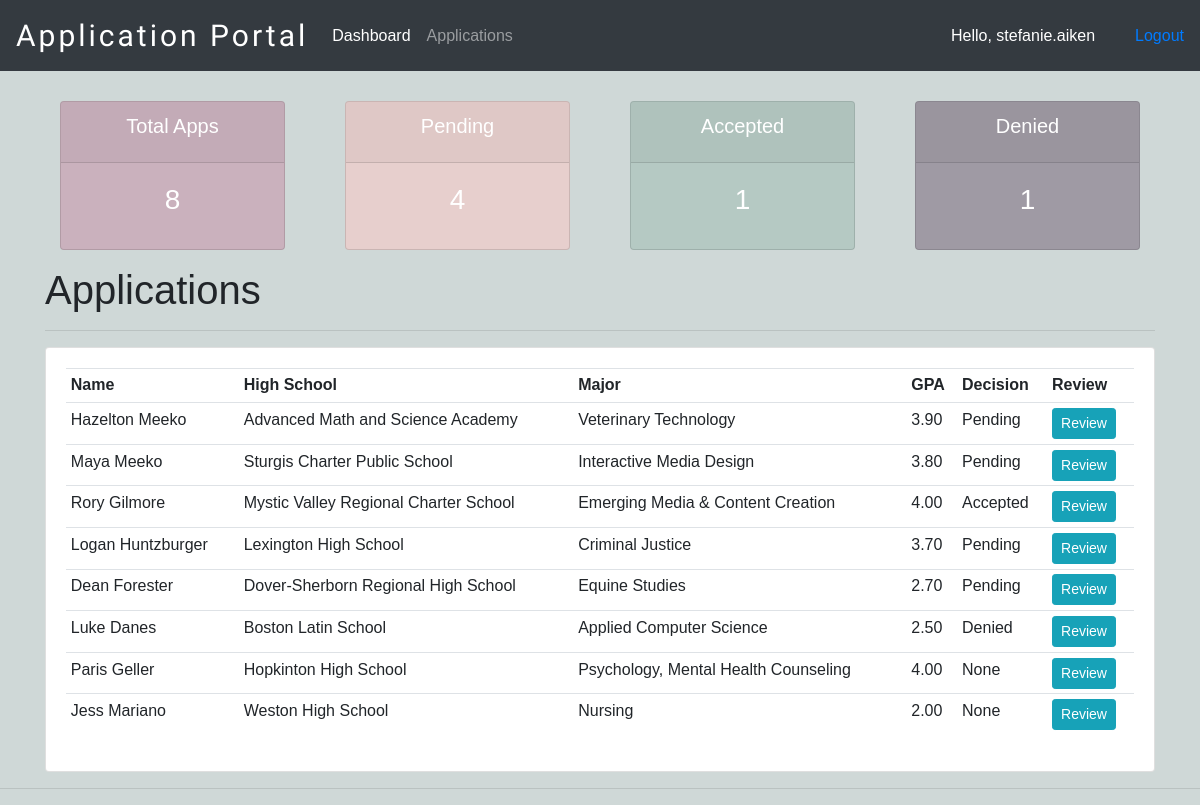
Page / (signed in) on the earlier database version.
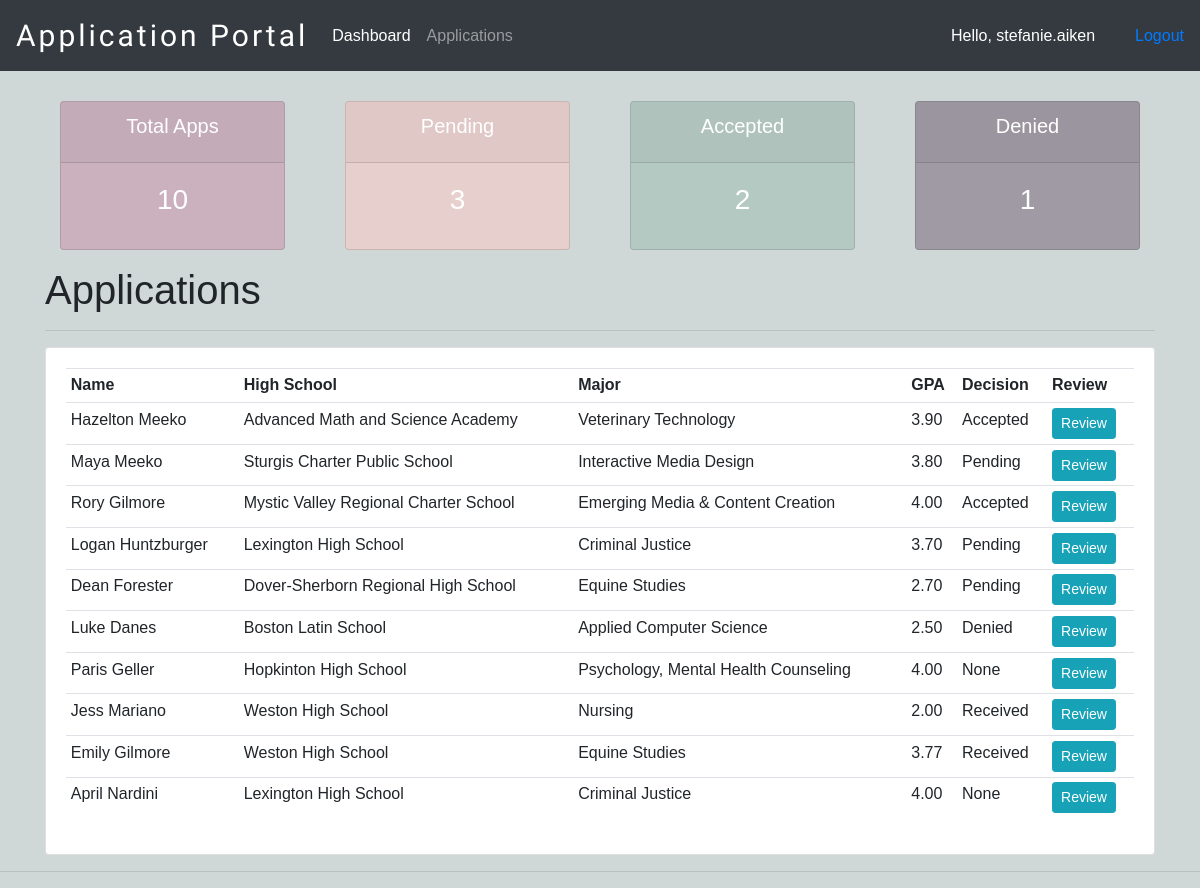
Same page on the later database version.
### appStatus/models.py (models this page shows, shortened)
class Application(models.Model):
    user = models.OneToOneField(User, null=True, on_delete=models.CASCADE)
    name = models.CharField(max_length=200, blank=True, null=True)
    phone = models.CharField(max_length=200, blank=True, null=True)
    email = models.CharField(max_length=200, blank=True, null=True)
    major = models.CharField(max_length=200, blank=True,
                             null=True, choices=MAJOR)
    school = models.CharField(
        max_length=200, blank=True, null=True, choices=SCHOOL)
    GPA = models.FloatField(null=True, blank=True, validators=[
                            MinValueValidator(2), MaxValueValidator(4)])
    status = models.CharField(
        max_length=200, blank=True, null=True, choices=STATUS, default='Received')
    app_submitted = models.CharField(
        max_length=25, blank=True, null=True, choices=SUBMISSION, default='Not Submitted')
    date_created = models.DateTimeField(auto_now_add=True, null=True)

### appStatus/decorators.py (the view)
    def wrapper_function(request, *args, **kwargs):
        group = None
        if request.user.groups.exists():
            group = request.user.groups.all()[0].name
        if group == 'applicant':
            return redirect('user-page')
        if group == 'admin':
            return view_func(request, *args, **kwargs)

### appStatus/views.py (called while the page is built)
@login_required(login_url='login')
@admin_only
def home(request):
    applicants = Application.objects.all()
    total_applicants = applicants.count()
    decision_pending = applicants.filter(status='Pending').count()
    decision_accepted = applicants.filter(status='Accepted').count()
    decision_deny = applicants.filter(status='Denied').count()
    context = {'applicants': applicants, 'total_applicants': total_applicants,
               'decision_pending': decision_pending, 'decision_accepted': decision_accepted, 'decision_deny': decision_deny}
    return render(request, 'appStatus/dashboard.html', context)

### appStatus/templates/appStatus/dashboard.html
{% extends 'appStatus/main.html' %}
{% block content %}
{% include 'appStatus/status.html' %}
<div class="container">
    <div>
        <h1>Applications</h1>
        <hr>
        <div class="card card-body">
            <table class="table table-sm">
                <tr>
                    <th>Name</th>
                    <th>High School</th>
                    <th>Major</th>
                    <th>GPA</th>
                    <th>Decision</th>
                    <th>Review</th>
                </tr>
                {% for applicant in applicants %}
                <tr>
                    <td>{{applicant.name}}</td>
                    <td>{{applicant.school}}</td>
                    <td>{{applicant.major}}</td>
                    <td>{{applicant.GPA|floatformat:2}}</td>
                    <td>{{applicant.status}}</td>
                    <td><a class="btn btn-sm btn-info" href="{% url 'application_review' applicant.id %}">Review</a></td>
                </tr>
                {% endfor %}
            </table>
        </div>
    </div>
</div>
{% endblock %}

### appStatus/templates/appStatus/main.html (shortened to what this page needs)
{% load static %}
<!DOCTYPE html>
<html lang="en">
<head>
    <link rel="stylesheet" href="https://stackpath.bootstrapcdn.com/bootstrap/4.3.1/css/bootstrap.min.css"
>
        <link rel="stylesheet" href="https://use.fontawesome.com/releases/v5.6.1/css/all.css"
>
        <link rel="stylesheet" type="text/css" href="{% static '/css/main.css' %}">
</head>
<body>
    {% include 'appStatus/Navbar.html' %}
    {% block content %}
    {% endblock %}
    <hr>
</body>
</html>

### appStatus/templates/appStatus/Navbar.html (shortened to what this page needs)
{% load static %}
<nav class="navbar navbar-expand-lg navbar-dark bg-dark">
    <span class="navbar-brand mb-0 h1 app-nav-brand">Application Portal</span>
    <div class="collapse navbar-collapse" id="navbarNavAltMarkup">
        <div class="navbar-nav">
            {% if request.user.is_staff %}
            <a class="nav-item nav-link active" href="{% url 'home' %}">Dashboard </a>
            <a class="nav-item nav-link" href="{% url 'applications' %}">Applications</a>
            {% endif %}
        </div>
    </div>
    <div>
        <span class="hello-user">Hello, {{request.user}}</span>
    </div>
    <span><a class="hello-msg" href="{% url 'logout' %}">Logout</a></span>
</nav>

### appStatus/templates/appStatus/status.html
<div class="container status-totals">
<div class="row">
    <div class="col">
        <div class="col-md">
            <div class="card text-center text-white  mb-3" id="total-applications">
                <div class="card-header">
                    <h5 class="card-title">Total Apps</h5>
                </div>
                <div class="card-body">
                    <h3 class="card-title">{{total_applicants}}</h3>
                </div>
            </div>
        </div>
    </div>
    <div class="col">
        <div class="col-md">
            <div class="card text-center text-white  mb-3" id="decisions-pending">
                <div class="card-header">
                    <h5 class="card-title">Pending</h5>
                </div>
                <div class="card-body">
                    <h3 class="card-title">{{decision_pending}}</h3>
                </div>
            </div>
        </div>
    </div>
    <div class="col">
        <div class="col-md">
            <div class="card text-center text-white  mb-3" id="ready_review">
                <div class="card-header">
                    <h5 class="card-title">Accepted</h5>
                </div>
                <div class="card-body">
                    <h3 class="card-title">{{decision_accepted}}</h3>
                </div>
            </div>
        </div>
    </div>
    <div class="col">
        <div class="col-md">
            <div class="card text-center text-white  mb-3" id="decision_deny">
                <div class="card-header">
                    <h5 class="card-title">Denied</h5>
                </div>
                <div class="card-body">
                    <h3 class="card-title">{{decision_deny}}</h3>
                </div>
            </div>
        </div>
    </div>
</div>
</div>

### static/css/main.css (style rules this page uses)
* { box-sizing: border-box; }
body { background-color: #cfd8d7; font-family: 'Trebuchet MS', 'Lucida Sans Unicode', 'Lucida Grande', 'Lucida Sans', Arial, sans-serif; }
.app-nav-brand { font-family: 'Bilbo Swash Caps', cursive; font-size: 30px; letter-spacing: .1em; }
#total-applications { background-color: #cab1bd; color: #9f9aa4; }
#decisions-pending { background-color: #e7cfcd; color: #9f9aa4; }
#ready_review { background-color: #b5c9c3; color: #9f9aa4; }
#decision_deny { background-color: #9f9aa4; }
.hello-user { color: white; }
.status-totals, .apply-container { margin-top: 20px; padding-top: 10px; }
@media only screen and (min-width: 992px) { .hello-user { margin-right: 20px; padding-right: 20px; } }

Differences in the rows shown:
changed Application "Hazelton Meeko": status "Pending" → "Accepted"
changed Application "Jess Mariano": status "None" → "Received"
added Application: name "Emily Gilmore", school "Weston High School", major "Equine Studies", GPA "3.77", status "Received"
added Application: name "April Nardini", school "Lexington High School", major "Criminal Justice", GPA "4.00", status "None"
Other differences:
{{ total_applicants }}: "8" → "10"
{{ decision_pending }}: "4" → "3"
{{ decision_accepted }}: "1" → "2"
